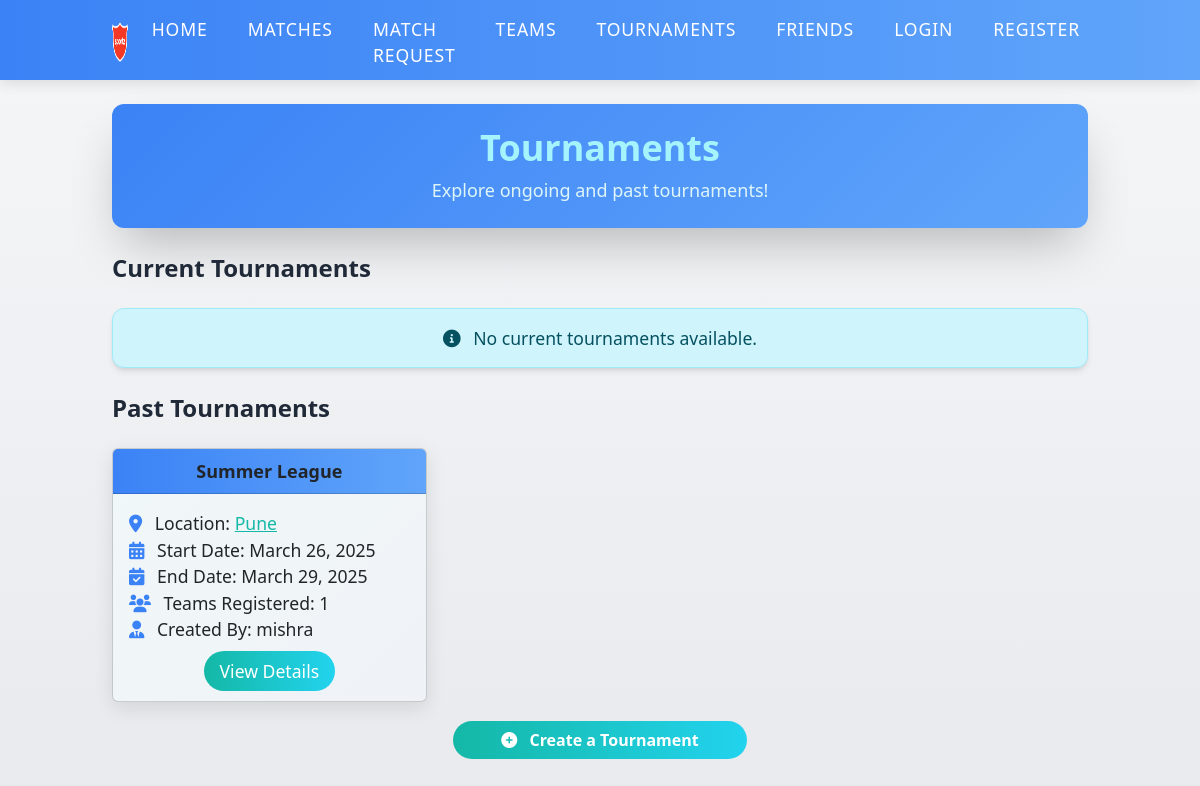
Page /tournaments/ on the earlier database version.
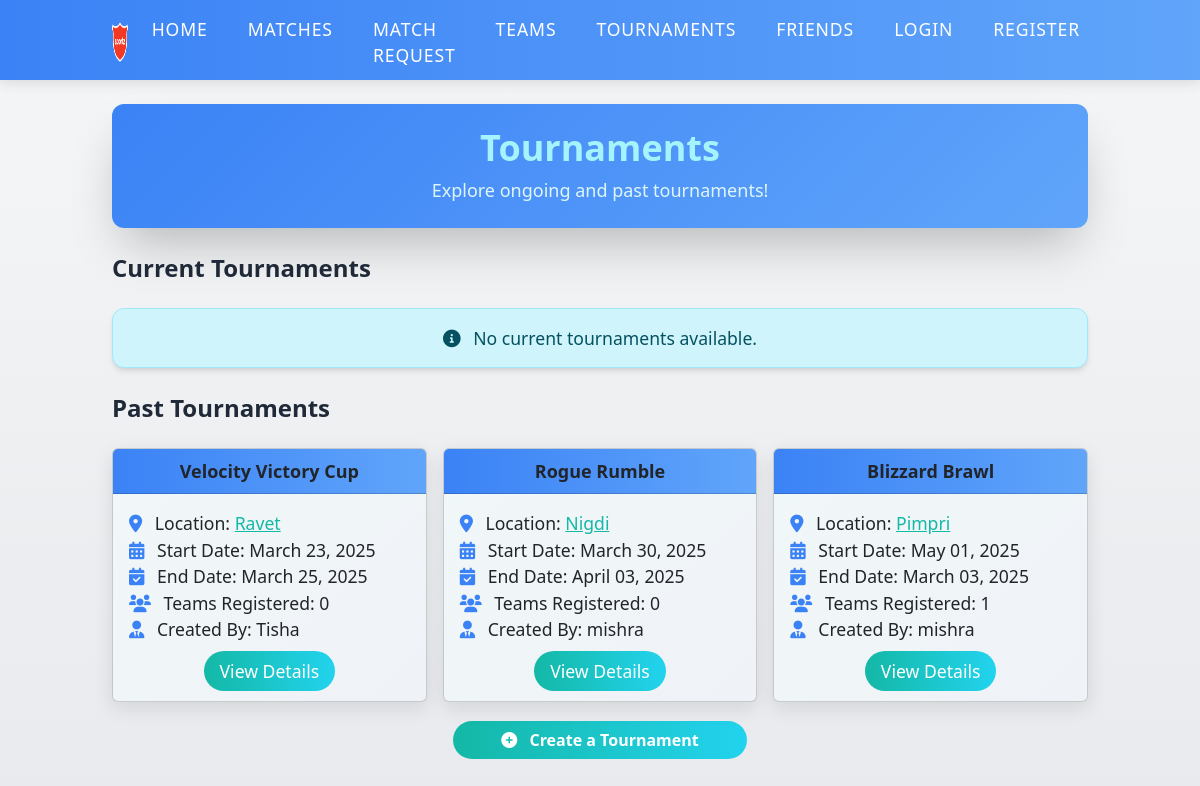
Same page on the later database version.
### Team/models.py (models this page shows, shortened)
class Tournament(models.Model):
    SPORT_CHOICES = [
        ('Football', 'Football'),
        ('Basketball', 'Basketball'),
        ('Tennis', 'Tennis'),
        ('Cricket', 'Cricket'),
    ]
    SPORT_TEAM_SIZES = {
        'Football': 11,  # 11 players per team
        'Basketball': 5,  # 5 players per team
        'Tennis': 2,     # Doubles (can be 1 for singles, but we'll assume doubles)
        'Cricket': 11,   # 11 players per team
    }
    name = models.CharField(max_length=100)
    sport_type = models.CharField(max_length=50, choices=SPORT_CHOICES)
    location = models.CharField(max_length=100)
    latitude = models.FloatField(null=True, blank=True)  # New field
    longitude = models.FloatField(null=True, blank=True)
    start_date = models.DateField(null=True, blank=True)
    end_date = models.DateField(null=True, blank=True)
    teams = models.ManyToManyField(Team, related_name="tournaments", blank=True)
    created_by = models.ForeignKey(User, on_delete=models.CASCADE, related_name="created_tournaments")
    is_active = models.BooleanField(default=True)
    required_team_size = models.IntegerField(default=0)  # Temporary default for migrations

### Team/views.py (the view)
# urls.py: path('tournaments/', tournament_list, name='tournament_list'),
def tournament_list(request):
    current_date = timezone.now().date()  # Current date: April 07, 2025
    tournaments = Tournament.objects.all().order_by('start_date')
    current_tournaments = tournaments.filter(end_date__gte=current_date)
    past_tournaments = tournaments.filter(end_date__lt=current_date)
    return render(request, "tournaments/tournament_list.html", {
        "current_tournaments": current_tournaments,
        "past_tournaments": past_tournaments
    })

### templates/tournaments/tournament_list.html (shortened to what this page needs)
{% load static %}
<!DOCTYPE html>
<html lang="en">
<head>
    <link href="https://cdn.jsdelivr.net/npm/bootstrap@5.3.0/dist/css/bootstrap.min.css" rel="stylesheet">
    <link href="https://cdn.jsdelivr.net/npm/tailwindcss@2.2.19/dist/tailwind.min.css" rel="stylesheet">
    <link href="https://cdnjs.cloudflare.com/ajax/libs/font-awesome/6.0.0-beta3/css/all.min.css" rel="stylesheet">
</head>
<body class="font-sans">
    {% include "navbar.html" %}
    <div class="container mx-auto mt-6 px-4">
        <div class="header-bg text-center p-6 rounded-xl shadow-2xl text-white fade-in">
            <h2 class="text-3xl md:text-4xl font-extrabold mb-2" style="color: #a5f3fc;">Tournaments</h2>
            <p class="text-base md:text-lg" style="color: rgb(222, 246, 248);">Explore ongoing and past tournaments!</p>
        </div>
    </div>
    <div class="container mx-auto mt-6 px-4">
        <h3 class="text-2xl font-semibold text-gray-800 mb-4 fade-in">Current Tournaments</h3>
        {% if current_tournaments %}
            <div class="row g-3">
                {% for tournament in current_tournaments %}
                <div class="col-md-6 col-lg-4 fade-in">
                    <div class="card h-100">
                        <div class="card-header tournament-header text-center py-2">
                            <h5 class="card-title text-lg font-bold m-0">{{ tournament.name }}</h5>
                        </div>
                        <div class="card-body p-3">
                            <p class="card-text"><i class="fas fa-map-marker-alt text-blue-500 mr-2"></i> <strong>Location:</strong>
                                <span class="clickable-location" onclick="window.open('https://www.google.com/maps?q={{ tournament.latitude|default:tournament.location|urlencode }},{{ tournament.longitude|default:tournament.location|urlencode }}', '_blank');">
                                    {{ tournament.location }}
                                </span>
                            </p>
                            <p class="card-text"><i class="fas fa-calendar-alt text-blue-500 mr-2"></i> <strong>Start Date:</strong> {{ tournament.start_date|date:"F d, Y" }}</p>
                            <p class="card-text"><i class="fas fa-calendar-check text-blue-500 mr-2"></i> <strong>End Date:</strong> {{ tournament.end_date|date:"F d, Y"|default:"TBD" }}</p>
                            <p class="card-text"><i class="fas fa-users text-blue-500 mr-2"></i> <strong>Teams Registered:</strong> {{ tournament.teams.count }}</p>
                            <p class="card-text"><i class="fas fa-user-tie text-blue-500 mr-2"></i> <strong>Created By:</strong> {{ tournament.created_by.username }}</p>
                            <div class="text-center mt-3">
                                <a href="{% url 'tournament_detail' tournament.id %}" class="btn-gradient">View Details</a>
                            </div>
                        </div>
                    </div>
                </div>
                {% endfor %}
            </div>
        {% else %}
            <div class="alert alert-info text-center mt-4 rounded-xl shadow-md fade-in">
                <i class="fas fa-info-circle mr-2"></i> No current tournaments available.
            </div>
        {% endif %}
    </div>
    <div class="container mx-auto mt-6 px-4">
        <h3 class="text-2xl font-semibold text-gray-800 mb-4 fade-in">Past Tournaments</h3>
        {% if past_tournaments %}
            <div class="row g-3">
                {% for tournament in past_tournaments %}
                <div class="col-md-6 col-lg-4 fade-in">
                    <div class="card h-100">
                        <div class="card-header tournament-header text-center py-2">
                            <h5 class="card-title text-lg font-bold m-0">{{ tournament.name }}</h5>
                        </div>
                        <div class="card-body p-3">
                            <p class="card-text"><i class="fas fa-map-marker-alt text-blue-500 mr-2"></i> <strong>Location:</strong>
                                <span class="clickable-location" onclick="window.open('https://www.google.com/maps?q={{ tournament.latitude|default:tournament.location|urlencode }},{{ tournament.longitude|default:tournament.location|urlencode }}', '_blank');">
                                    {{ tournament.location }}
                                </span>
                            </p>
                            <p class="card-text"><i class="fas fa-calendar-alt text-blue-500 mr-2"></i> <strong>Start Date:</strong> {{ tournament.start_date|date:"F d, Y" }}</p>
                            <p class="card-text"><i class="fas fa-calendar-check text-blue-500 mr-2"></i> <strong>End Date:</strong> {{ tournament.end_date|date:"F d, Y" }}</p>
                            <p class="card-text"><i class="fas fa-users text-blue-500 mr-2"></i> <strong>Teams Registered:</strong> {{ tournament.teams.count }}</p>
                            <p class="card-text"><i class="fas fa-user-tie text-blue-500 mr-2"></i> <strong>Created By:</strong> {{ tournament.created_by.username }}</p>
                            <div class="text-center mt-3">
                                <a href="{% url 'tournament_detail' tournament.id %}" class="btn-gradient">View Details</a>
                            </div>
                        </div>
                    </div>
                </div>
                {% endfor %}
            </div>
        {% else %}
            <div class="alert alert-info text-center mt-4 rounded-xl shadow-md fade-in">
                <i class="fas fa-info-circle mr-2"></i> No past tournaments available.
            </div>
        {% endif %}
    </div>
    <div class="text-center mt-6 fade-in">
        <a href="{% url 'create_tournament' %}" class="btn-gradient px-5 py-2 text-base font-semibold rounded-full">
            <i class="fas fa-plus-circle mr-2"></i> Create a Tournament
        </a>
    </div>
</body>
</html>

### templates/navbar.html (shortened to what this page needs)
{% load static %}
<!DOCTYPE html>
<html lang="en">
<head>
    <link href="https://cdn.jsdelivr.net/npm/bootstrap@5.3.0/dist/css/bootstrap.min.css" rel="stylesheet">
    <link href="https://cdn.jsdelivr.net/npm/tailwindcss@2.2.19/dist/tailwind.min.css" rel="stylesheet">
    <link rel="stylesheet" href="{% static 'aos.css' %}">
</head>
<body>
    <div class="site-wrap">
        <header class="navbar-custom" role="banner" data-aos="fade-down" data-aos-duration="500">
            <nav class="navbar navbar-expand-md container mx-auto px-4">
                <a class="navbar-brand" href="{% url 'index' %}">
                    <img src="{% static 'images/logo.png' %}" alt="Logo" class="h-10">
                </a>
                <div class="collapse navbar-collapse justify-end" id="navbarNav">
                    <ul class="navbar-nav space-x-6">
                        <li class="nav-item"><a class="nav-link" href="{% url 'index' %}">Home</a></li>
                        <li class="nav-item"><a class="nav-link" href="{% url 'match_list' %}">Matches</a></li>
                        <li class="nav-item"><a class="nav-link" href="{% url 'create_match_request' %}">Match Request</a></li>
                        <li class="nav-item"><a class="nav-link" href="{% url 'team_list' %}">Teams</a></li>
                        <li class="nav-item"><a class="nav-link" href="{% url 'tournament_list' %}">Tournaments</a></li>
                        <li class="nav-item"><a class="nav-link" href="{% url 'chat:user_list' %}">Friends</a></li>
                        {% if user.is_authenticated %}
                            <li class="nav-item"><a class="nav-link" href="{% url 'profile' user.username %}">Profile</a></li>
                            <li class="nav-item"><a class="nav-link" href="{% url 'logout' %}">Logout</a></li>
                        {% else %}
                            <li class="nav-item"><a class="nav-link" href="{% url 'login' %}">Login</a></li>
                            <li class="nav-item"><a class="nav-link" href="{% url 'register' %}">Register</a></li>
                        {% endif %}
                    </ul>
                </div>
            </nav>
        </header>
    </div>
</body>
</html>

### templates/tournaments/tournament_list.html (style rules this page uses)
body { background: linear-gradient(to bottom, rgba(243, 244, 246, 0.8), rgba(209, 213, 219, 0.5)); background-size: cover; background-position: center; background-repeat: no-repeat; background-attachment: fixed; min-height: 100vh; margin: 0; font-family: 'Mukta', sans-serif; font-weight: 300; font-size: 1.1rem; }
.fade-in { animation: fadeIn 0.5s ease-in-out; }
.header-bg { background: linear-gradient(135deg, #3b82f6, #60a5fa); }
.card { background: linear-gradient(135deg, rgb(241, 248, 249), rgb(239, 242, 247)); border: none; border-radius: 15px; box-shadow: 0 6px 20px rgba(0, 0, 0, 0.1); transition: all 0.3s ease-in-out; }
.tournament-header { background: linear-gradient(90deg, #3b82f6, #60a5fa); color: white; }
.btn-gradient { background: linear-gradient(90deg, #14b8a6, #22d3ee); color: white; border: none; padding: 0.5rem 1rem; border-radius: 50px; font-weight: 500; transition: all 0.3s ease-in-out; }
.clickable-location { color: #14b8a6; text-decoration: underline; cursor: pointer; transition: color 0.3s ease-in-out; }

### templates/navbar.html (style rules this page uses)
body { background-size: cover; background-position: center; background-repeat: no-repeat; background-attachment: fixed; min-height: 100vh; margin: 0; padding-top: 80px; font-family: 'Mukta', sans-serif; color: #fff; font-weight: 300; font-size: 1.1rem; }
.navbar-custom { position: fixed; top: 0; width: 100%; z-index: 50; height: 80px; background: linear-gradient(90deg, #3b82f6, #60a5fa); box-shadow: 0 4px 12px rgba(0, 0, 0, 0.1); }
.navbar-custom .navbar-nav .nav-link { color: #fff; font-weight: 500; text-transform: uppercase; letter-spacing: 0.05em; transition: all 0.3s ease; position: relative; }
.navbar-custom .navbar-nav .nav-link::after { content: ''; position: absolute; width: 0; height: 2px; bottom: -5px; left: 0; background: linear-gradient(90deg, #22d3ee, #60a5fa); transition: width 0.3s ease; }

Differences in the rows shown:
removed Tournament: name "Summer League", location "Pune", start_date "March 26, 2025", end_date "March 29, 2025", teams.count "1", created_by.username "mishra"
added Tournament: name "Velocity Victory Cup", location "Ravet", start_date "March 23, 2025", end_date "March 25, 2025", teams.count "0", created_by.username "Tisha"
added Tournament: name "Rogue Rumble", location "Nigdi", start_date "March 30, 2025", end_date "April 03, 2025", teams.count "0", created_by.username "mishra"
added Tournament: name "Blizzard Brawl", location "Pimpri", start_date "May 01, 2025", end_date "March 03, 2025", teams.count "1", created_by.username "mishra"
